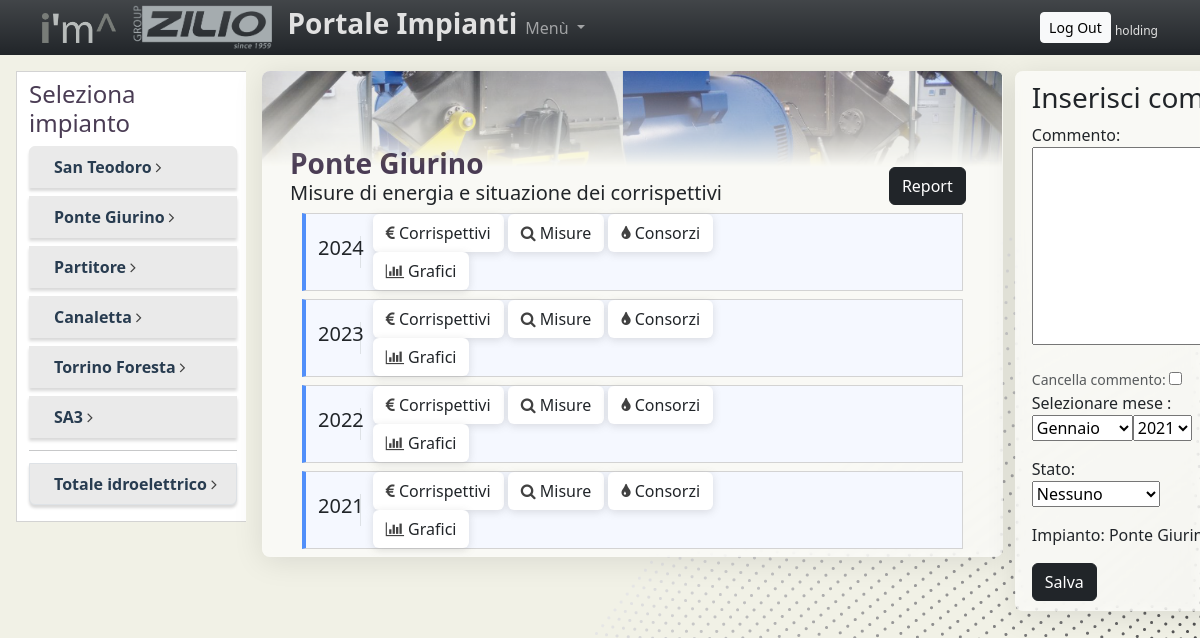
The app's page /corrispettivi-impianti/dettaglio/ponte_giurino/ (signed in) with its own data.
### PortaleCorrispettivi/models.py (models this page shows, shortened)
class Impianto(models.Model):
	nickname = models.CharField(unique=True, max_length=50, blank=False, null=False, editable=True, help_text="Identifica l'impianto", verbose_name='Nickname')
	societa = models.CharField(max_length=150, null=True, blank=True, editable=True, help_text="Fiscale impianto", verbose_name='Società')
	nome_impianto = models.CharField(max_length=150, blank=False, null=False, editable=True, help_text="Nome dell'impianto", verbose_name='Nome')
	tag = models.CharField(max_length=10, blank=False, null=False, editable=True, help_text="Tag di abbreviazione", verbose_name='Tag')
	tipo = models.CharField(max_length=150, blank=False, null=False, editable=True, help_text="Tipologia dell'impianto elettrico", verbose_name='Tipo')
	lat = models.FloatField(null=True, blank=True, editable=True, help_text="Latitudine", verbose_name='Latitudine')
	lon = models.FloatField(null=True, blank=True, editable=True, help_text="Longitudine", verbose_name='Longitudine')
	localita = models.CharField(max_length=150, null=True, blank=True, editable=True, help_text="Località", verbose_name='Località')
	potenza_installata = models.FloatField(null=True, blank=True, editable=True, help_text="Potenza installata",
										   verbose_name='Potenza')
	unita_misura = models.CharField(null=True, blank=True, editable=True, help_text="Unita misura portata (mc/s o l/s)", max_length=150, verbose_name='Unita misura')
	portata_concessione = models.FloatField(null=True, blank=True, editable=True, help_text="Portata di concessione", verbose_name='Portata')
	salto = models.FloatField(null=True, blank=True, editable=True, help_text="Salto impianto", verbose_name='Salto')
	potenza_business_plan = models.FloatField(null=True, blank=True, editable=True, default=0, help_text="Potenza da Business Plan",
										   verbose_name='Potenza Business Plan')
	inizio_esercizio = models.DateField(null=True, blank=True, editable=True, help_text="Data inizio esercizio", verbose_name='Entrata in esercizio')
	lettura_dati = models.CharField(max_length=50, null=True, blank=True, editable=True, help_text="Tipo lettura dati impianti", verbose_name='Lettura dati')
	proprieta = models.BooleanField(default=False, editable=True, help_text="Indica se l'impianto è di propietà Zilio", verbose_name='Proprietà')
	class Meta:
		verbose_name = 'Impianto'
		verbose_name_plural = 'Impianti'

### PortaleCorrispettivi/views.py (the view)
# urls.py: path('dettaglio/<str:nickname>/', views.impianto, name='dettaglio-corrispettivi'),
@login_required(login_url='login')
def impianto(request, nickname):
	impianti = Impianto.objects.all().filter(tipo='Idroelettrico')
	impianto = Impianto.objects.all().filter(nickname=nickname)[0]
	df_impianti = pd.DataFrame(impianti.values())
	df_impianti = df_impianti.set_index('nickname')
	dz_impianti = df_impianti.to_dict(orient='index')
	dz_impianto = dz_impianti[nickname]
	diari_letture = list(impianto.diarioletture_set.all())
	dz_impianto['diari_letture'] = {str(diario.anno): diario.nome for diario in diari_letture}
	anni = list(dz_impianto['diari_letture'].keys())
	dz_impianto['active'] = True
	if request.method == 'POST':
		form = AddCommentoForm(request.POST)
		if request.POST.get('date_input_year') not in anni:
			form.add_error('date_input', "Anno non valido")
		if form.is_valid():
			form = form.cleaned_data
			old_comment = impianto.commento_set.filter(mese_misura=form['date_input'])
			if old_comment.exists():
				if form['delete']:
					old_comment.delete()
					messages.warning(request, 'Il commento è stato eliminato')
				else:
					old_comment.update(testo=form['testo'])
					old_comment.update(stato=form['stato'])
					messages.warning(request, 'Il precedente commento è stato scovrascritto')
			else:
				new_commento = Commento.objects.create(
					testo=form['testo'],
					impianto=form['impianto'],
					stato=form['stato'],
					mese_misura=datetime(form['date_input'].year, form['date_input'].month, 1)
				)
				new_commento.save()
				messages.success(request, 'Commento inserito')
			form = AddCommentoForm(initial={'impianto': impianto})
	else:
		form = AddCommentoForm(initial={'impianto': impianto})
	context = {
		'impianti': dz_impianti,
		'headtitle': 'Dettaglio impianto',
		'nickname': nickname,
		'impianto': dz_impianto,
		'diari_letture': dz_impianto['diari_letture'],
		'form': form,
		'curr_anno': str(datetime.now().year)
	}
	return render(request, 'PortaleCorrispettivi/dettaglio_corrispettivi.html', context=context)

### PortaleCorrispettivi/models.py
class AddCommentoForm(forms.ModelForm):
	date_input = forms.DateField(widget=SelectDateWidget(years=range(2021, 2030, 1)), label='Selezionare mese ')
	delete = forms.BooleanField(widget=forms.CheckboxInput(), initial=False, label='Cancella commento', required=False)
	class Meta:
		model = Commento
		fields = ['testo', 'impianto', 'stato']
		widgets = {
			'testo': forms.Textarea(attrs={'cols': 30, 'rows': 8}),
		}
		labels = {
			'testo': 'Commento:',
			'impianto': 'Impianto',
		}

### templates/PortaleCorrispettivi/dettaglio_corrispettivi.html (shortened to what this page needs)
{% extends 'base_layout.html' %}
{% load static %}
{% block content%}
	<main class="home-container">
		<div class="item-c py-3 ps-2 mx-1">
			{% include 'PortaleCorrispettivi/partials/sidebar.html' %}
		</div>
		<div class="item-b">
			<div class="container-fluid pt-3">
			<div class="row p-0 m-0">
			<div class="col corrispettivi-card px-3 pt-3" style="min-width:80%">
				<img class="sfondo-idroelettrico" src="/static/images/sfondo_san_teodoro.png" alt="sfondo">
			<div class="container" style="margin: auto">
				<div class="report-link mt-3">
					<a class="btn btn-dark" href="{% url 'report-impianto' nickname %}"> Report </a>
				</div>
				<h3 style="color: #4a3c54; font-weight: bold; display: inline">{{ impianto.nome_impianto }}</h3> <div id="spinner" class="spinner-border spinner-border-sm" role="status"></div>
				<h5>Misure di energia e situazione dei corrispettivi</h5>
				<div class="container">
					{% for anno, diario in diari_letture.items reversed %}
						{% include 'PortaleCorrispettivi/partials/scheda_corrispettivi.html' %}
					{% endfor %}
				</div>
			</div>
				</div>
				<div class="col">
					<div class="addcommento-card position-fixed">
					<div class="container">
						<h3>Inserisci commento</h3>
						<form action="{% url 'dettaglio-corrispettivi' nickname %}" method="post">
								<p> {{ form.testo.label_tag }} <br> {{ form.testo }} </p>
								<small class="form-text text-muted">{{ form.delete.label }}: </small>{{ form.delete }}
								<p> {{ form.date_input.label_tag }} <br> {{ form.date_input }}
								<p>
								<p> {{ form.stato.label_tag }} <br> {{ form.stato }} </p>
								<p> {{ form.impianto.label_tag }}  {{ form.impianto.as_hidden }} {{ impianto.nome_impianto }} </p>
								<input type="submit" value="Salva" class="btn btn-dark" />
						</form>
					</div>
				</div>
				</div>
			</div>
		</div>
		</div>
	</main>
{% endblock %}

### templates/navbar.html (shortened to what this page needs)
{% load static %}
<nav class="navbar navbar-expand-lg navbar-dark bg-dark bg-gradient py-0" >
<div class="container">
	<a class="navbar-brand" href=""><img src="{% static 'images/logo_IM.png' %}" style="height:30px;" alt="logo I'm innovation"></a>
	<a class="navbar-brand" href="https://www.ziliogroup.com/"><img src="{% static 'images/zilio_logo.png' %}" style="height:45px;" alt="logo Zilio Group"></a>
	<h3 class="navtitle" style="font-weight: bold; color: #e1e1e1">Portale Impianti</h3>
  <div class="collapse navbar-collapse" id="navbarSupportedContent">
    <ul class="navbar-nav me-auto mb-2 mb-lg-0">
      <li class="dropdown">
        <a class="nav-link dropdown-toggle" href="#" role="button" data-bs-toggle="dropdown" aria-expanded="false">
	        Menù
        </a>
      </li>
    </ul>
	  {% if user.is_authenticated %}
		  <form class="nav-item justify-content-end" action="{% url 'logout' %}" method="post" style="padding: 5px 0 5px 0">
			  <button class="btn btn-light btn-sm" type="submit">Log Out </button>
			  <sub style="color: #e1e1e1"> {{ request.user.username }} </sub>
		  </form>
	  {% else %}
		  <a class="btn btn-light btn-sm" href="{% url 'login' %}">Log In </a>
	  {% endif %}
  </div>
</div>
</nav>

### templates/PortaleCorrispettivi/partials/sidebar.html
{% load static %}
<div class="container-fluid ms-1 py-2" style="background-color: white; border: 1px solid lightgrey">
	<h4 style="color: #4a3c54; font-weight: lighter">Seleziona impianto</h4>
	<div class="list-group list-group-mine">
		<ul class="list-group">
			{% for nickname, impianto in impianti.items %}
				<a class="list-group-item mb-2 py-2" href="{% url 'dettaglio-corrispettivi' nickname %}" style="text-decoration: none; color: #283c50">
					<div class="ms-2 me-auto">
		        <div class="fw-bold"><b>{{ impianto.nome_impianto }}</b> <i class="fa fa-angle-right" aria-hidden="true"></i></div>
		      </div>
				</a>
			{% endfor %}
			<hr class="py-0 my-1">
			<a class="list-group-item my-2 border" href="{% url 'corrispettivi-home' %}" style="text-decoration: none; color: #283c50;">
				<div class="ms-2 me-auto">
					<div class="fw-bold"><b>Totale idroelettrico</b> <i class="fa fa-angle-right" aria-hidden="true"></i></div>
				</div>
			</a>
		</ul>
	</div>
</div>

### static/css/style.css (style rules this page uses)
html { font-family: "Roboto", sans-serif; }
html, body { margin: 0; padding:0; height: 100vh; background-color: #f1f1e6; }
body { background-image: url(corrispettivi-sfondo.png); background-repeat: repeat; background-attachment: fixed; background-size: auto; }
.home-container { display: grid; grid-template-columns: 250px 1fr; grid-template-rows: 100vh; grid-template-areas: "sidebar main"; }
.item-b { grid-area: main; padding: 0; }
.item-c { grid-area: sidebar; margin: 0; padding: 0; height: 100%; overflow: auto; }
.corrispettivi-card { border-radius: 8px; overflow: hidden; background: rgba(255, 255, 255, 0.6); box-shadow: 0 4px 30px rgba(0, 0, 0, 0.1); backdrop-filter: blur(5px); -webkit-backdrop-filter: blur(5px); }
.addcommento-card { padding: 10px 5px; border-radius: 8px; overflow: hidden; background: rgba(255, 255, 255, 0.6); box-shadow: 0 4px 30px rgba(0, 0, 0, 0.1); backdrop-filter: blur(5px); -webkit-backdrop-filter: blur(5px); }
.report-link { text-align: right; position: absolute; top: 80px; right: 5%; display: flex; }
.fa { color: #414141; }
.list-group-mine .list-group-item { background-color: rgb(234, 234, 234); border: 1px solid rgb(234, 234, 234); box-shadow: rgba(0, 0, 0, 0.15) 0 3px 3px 0; }
.sfondo-idroelettrico { height: 100px; width: 105%; overflow: hidden; margin: -20px -20px; padding: 0; object-fit: cover; -webkit-mask-image: -webkit-gradient(linear, left top, left bottom, from(rgba(0,0,0,1)), to(rgba(0,0,0,0))); }

### records on screen
Impianto: nome_impianto "San Teodoro"
Impianto: nome_impianto "Ponte Giurino", nome_impianto "Ponte…"
Impianto: nome_impianto "Partitore"
Impianto: nome_impianto "Canaletta"
Impianto: nome_impianto "Torrino Foresta"
Impianto: nome_impianto "SA3"

### other values on screen
{{ request.user.username }} "holding"
{{ anno }} "2024" "2023" "2022" "2021"
